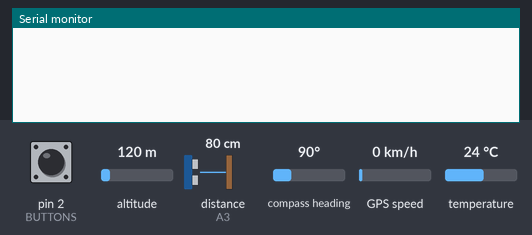
The sketch below on a simulated Arduino Uno, built with avr-gcc and run on an emulated ATmega328P. Shown: the last lines printed to the serial monitor. Wiring (inferred from the names in the program): ultrasonic range finder: trigger A2; echo A3. Inputs (shaded band) come from the test bench; at power-on: distance to the obstacle (sensor on A3) 80 cm, pin 2 (BUTTONS) LOW, altitude 120 m, compass heading 90°, GPS speed 0 km/h, temperature 24 °C. The echo pulse lasts 58.3 µs per cm; the GPS gets a fix after 3 s at 37.7749, -122.4194 with 8 satellites; no radio packets arrive unless stated.

Above: at 1.6 s.
1.7 s: distance to the obstacle (sensor on A3) set to 51 cm
At 3.2 s:
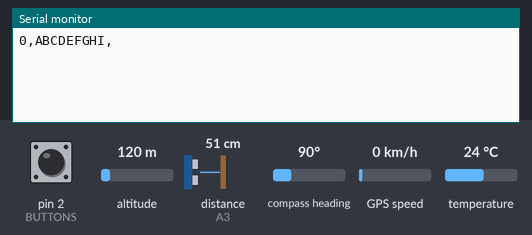
5.0 s: distance to the obstacle (sensor on A3) set to 42 cm
At 7.9 s:
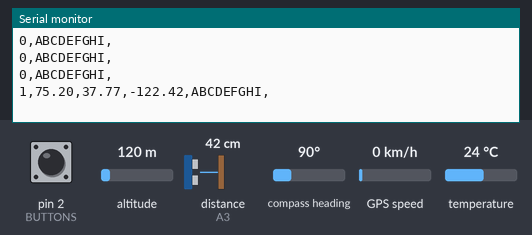

Measured:
- the behaviour switches between 46 and 45 cm on distance to the obstacle (sensor on A3) (found by bisection; images 1 and 2)
- after the input at 5.0 s, the serial monitor: prints a new line after 2.2 s (image 2)

The sketch:

car_seat.ino
```cpp
#include <TinyGPS++.h>
#include <SoftwareSerial.h>
#include <Time.h>
#include <TimeLib.h>
#include <HX711.h>
#include <DallasTemperature.h>
#include <OneWire.h>
#include <RF24.h>
#include <RF24_config.h>
#include <nRF24L01.h>
#include <printf.h>
#include <string.h>
#include <stdio.h>

#define STRLEN 128

const int RECEIVE = 1000;
const int TRANSMIT = 10000;
const char* ID = "ABCDEFGHI";
char childInCar = '0';

//Load sensor
#define LOAD_DOUT 6
#define LOAD_CLK 5
HX711 scale;
float calibration_factor = -7050;

//Temp sensor
#define ONE_WIRE_BUS A4
DeviceAddress thermoAddr = { 0x28, 0xA6, 0x44, 0x94, 0x97, 0x0E, 0x03, 0x85 };
OneWire oneWire(ONE_WIRE_BUS);
DallasTemperature tempSensors(&oneWire);

//Tranciever
const uint16_t RADIO_CE = 7;
const uint16_t RADIO_CS = 8;
const byte address[6] = "00001";
long receive_buffer = 0;
long transmit_buffer = 0;
RF24 radio(RADIO_CE, RADIO_CS);

//Ultrasonic sensor
#define SONIC_TRIG A2
#define SONIC_ECHO A3

//Pressure buttons
#define BUTTONS 2

//GPS
#define GPS_RX 5
#define GPS_TX 6
SoftwareSerial gps_serial(GPS_RX, GPS_TX);
TinyGPSPlus gps;
double gps_lat = 41.997745;
double gps_long = -93.632179;

//Define functions
int radio_receive();
void radio_transmit();
float getTemp();
int getSonicDistance();
int getButtons();
void getGPS();
void panic(int flag, float temp);
void dontPanic(int flag);

void setup() {

  Serial.begin(9600);

  //Set up temp sensors
  tempSensors.begin();

  //Set up ultrasonic pins
  pinMode(SONIC_TRIG, OUTPUT);
  pinMode(SONIC_ECHO, INPUT);

  //Set up button pin
  pinMode(BUTTONS, INPUT);

  //Set up gps
  gps_serial.begin(9600);
}

void loop() {

  float temp = 0.0;
  int sonic_distance = 0;
  int button_pressed = 0;

  int alertFlag = 0;

  //get temperature
  temp = getTemp();

  //get distance
  sonic_distance = getSonicDistance();

  //get buttons
  button_pressed = getButtons();

  //get gps data
  getGPS();

  if (button_pressed == 1 || sonic_distance < 45) { childInCar = '1'; }
  else { childInCar = '0'; }

  receive_buffer = millis() + RECEIVE;
  transmit_buffer = millis() + TRANSMIT;
  alertFlag = radio_receive();
  if (alertFlag == 0) {

    dontPanic(alertFlag);
    radio_transmit();
  }

  else {

    while (alertFlag == 1) {

      if (button_pressed == 1 || sonic_distance < 45) {

        panic(1, temp);

        //get temperature
        temp = getTemp();

        //get distance
        sonic_distance = getSonicDistance();

        //get buttons
        button_pressed = getButtons();

        //get gps data
        getGPS();

        receive_buffer = millis() + ((RECEIVE / 2) / 2) / 2;
        alertFlag = radio_receive();
      } else {

        alertFlag = 0;
        childInCar = '0';
        dontPanic(alertFlag);
      }
    }
  }
}

int radio_receive() {

  char received[1] = "";

  //Set up radio for receiving
  radio.begin();
  radio.setPALevel(RF24_PA_MIN);
  radio.openReadingPipe(0, address);
  radio.startListening();

  //Receive
  while(millis() < receive_buffer) {

    if (radio.available()) { radio.read(&received, sizeof(received)); }
  }
  if (received[0] != '1') { return 1; }
  return 0;
}

void radio_transmit() {

  //Set up radio for transmitting
  radio.begin();
  radio.setPALevel(RF24_PA_MIN);
  radio.openWritingPipe(address);
  radio.stopListening();

  //Transmit
  while(millis() < transmit_buffer) {

    char toSend[2];
    toSend[0] = '1';
    toSend[1] = childInCar;
    radio.write(&toSend, sizeof(toSend));
  }
}

float getTemp() {

  tempSensors.requestTemperatures();
  return tempSensors.getTempFByIndex(0);
}

int getSonicDistance() {

  long sonic_duration = 0;
  int sonic_distance = 0;

  //Clear SONIC_TRIG
  digitalWrite(SONIC_TRIG, LOW);
  delayMicroseconds(2);

  //Set SONIC_TRIG to High for 10 Microseconds
  digitalWrite(SONIC_TRIG, HIGH);
  delayMicroseconds(10);
  digitalWrite(SONIC_TRIG, LOW);

  //read SONIC_ECHO
  sonic_duration = pulseIn(SONIC_ECHO, HIGH);

  //calculate distance
  sonic_distance = sonic_duration * 0.034 / 2;

  return sonic_distance;
}

int getButtons() { return digitalRead(BUTTONS); }

void getGPS() {

  while(gps_serial.available()) { gps.encode(gps_serial.read()); }

  if (gps.location.isUpdated()) {
    double latTemp = gps.location.lat();
    double longTemp = gps.location.lng();
    if (latTemp != 0.0) { gps_lat = latTemp; }
    if (longTemp != 0.0) { gps_long = longTemp; }
  }
}

void panic(int flag, float temp) {

   Serial.print(flag);
   Serial.print(",");
   Serial.print(temp);
   Serial.print(",");
   Serial.print(gps_lat);
   Serial.print(",");
   Serial.print(gps_long);
   Serial.print(",");
   Serial.print(ID);
   Serial.print(",");
   Serial.println("");
}

void dontPanic(int flag) {

  Serial.print(flag);
  Serial.print(",");
  Serial.print(ID);
  Serial.print(",");
  Serial.println("");
}
```
